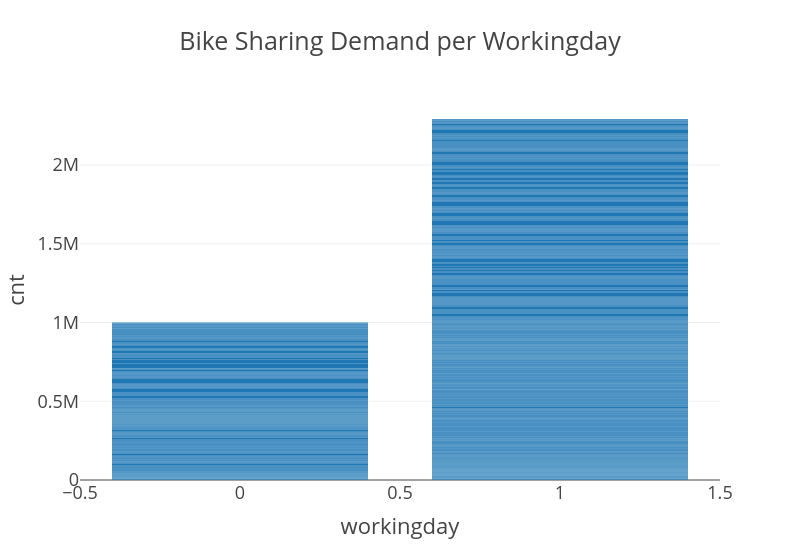

The notebook cell this image was saved under:
### Code cell
# Cnt per workingday
fig = px.bar(df, x='workingday', y='cnt', title='Bike Sharing Demand per Workingday', width=800)
fig.show()

### Figure 1 — Plotly figure (JSON) as saved in the notebook; plotly's stock layout.template omitted (floating-point values rounded to 4 significant figures; data arrays with more than 128 entries replaced by an {"elided": "..."} marker saying what was removed)
{"data": [{"alignmentgroup": "True", "hovertemplate": "workingday=%{x}<br>cnt=%{y}<extra></extra>", "legendgroup": "", "marker": {"color": "#1F77B4", "pattern": {"shape": ""}}, "name": "", "offsetgroup": "", "orientation": "v", "showlegend": false, "textposition": "auto", "type": "bar", "x": {"elided": "731 int values"}, "xaxis": "x", "y": {"elided": "731 int values"}, "yaxis": "y"}], "layout": {"barmode": "relative", "legend": {"tracegroupgap": 0}, "title": {"text": "Bike Sharing Demand per Workingday"}, "width": 800, "xaxis": {"anchor": "y", "domain": [0, 1], "title": {"text": "workingday"}}, "yaxis": {"anchor": "x", "domain": [0, 1], "title": {"text": "cnt"}}}}
